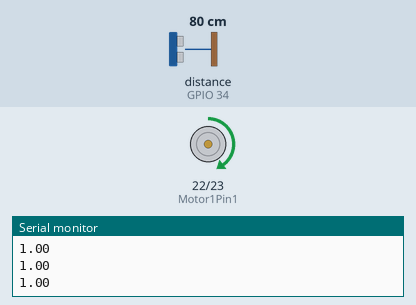
This sketch was run on a simulated ESP32. Parts: motor-driver pin pairs drawn as motors (green arrow = first pin HIGH = forward, orange = second pin HIGH = backward, longer = more drive), the last lines printed to the serial monitor. Wiring (inferred from the names in the program): ultrasonic range finder: trigger GPIO 21; echo GPIO 34. The inputs (shaded band) are chosen by the test bench; at power-on: distance to the obstacle (sensor on GPIO 34) 80 cm. The echo pulse lasts 58.3 µs per cm.

Above: at 2.2 s.
2.3 s: distance to the obstacle (sensor on GPIO 34) set to 18 cm
At 3.2 s:
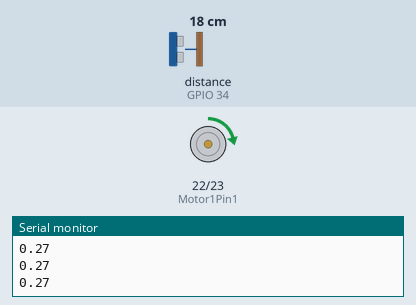
3.8 s: distance to the obstacle (sensor on GPIO 34) set to 60 cm
At 5.3 s:
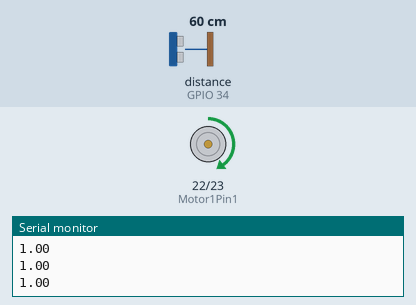
Timing chart, 0 to 6.8 s (numbered marks = the images above; inputs shaded):
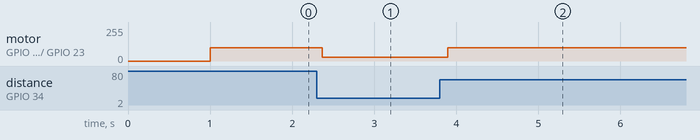

Measured:
- after the input at 2.3 s, motor on GPIO 22 (Motor1Pin1) / GPIO 23 (Motor1Pin2): forward 100/255 → forward 27/255 after 0.07 s
- after the input at 3.8 s, motor on GPIO 22 (Motor1Pin1) / GPIO 23 (Motor1Pin2): forward 27/255 → forward 100/255 after 0.10 s

The sketch:

AutonomousCar_UltrasonicSensor.ino
```cpp
const int Motor1Pin1 = 22;
const int Motor1Pin2 = 23;

const int maxspeed = 100;

const int SonarTrigPin = 21;
const int SonarEchoPin = 34;

float duration;
float distance;

float Sigmoid(float x) {
  return 1 / (1 + exp(-x));
}

float PredictThrottle(float x) {
  return Sigmoid((x * 0.5) - 10);
}

void setup() {
  Serial.begin(115200);

  pinMode(Motor1Pin1, OUTPUT);
  pinMode(Motor1Pin2, OUTPUT);

  pinMode(SonarTrigPin, OUTPUT);
  pinMode(SonarEchoPin, INPUT);

  analogWriteFrequency(Motor1Pin1, 1000);
  analogWrite(Motor1Pin1, 0);
  delay(1000);
}

void PingSonar() {
  digitalWrite(SonarTrigPin, LOW);
  delayMicroseconds(2);
  digitalWrite(SonarTrigPin, HIGH);
  delayMicroseconds(10);
  digitalWrite(SonarTrigPin, LOW);
}

void loop() {
  PingSonar();
  duration = pulseIn(SonarEchoPin, HIGH);
  distance = duration / 58.2;

  Serial.println(String(PredictThrottle(distance)));

  analogWrite(Motor1Pin1, maxspeed * PredictThrottle(distance));
  delay(100);
}
```
